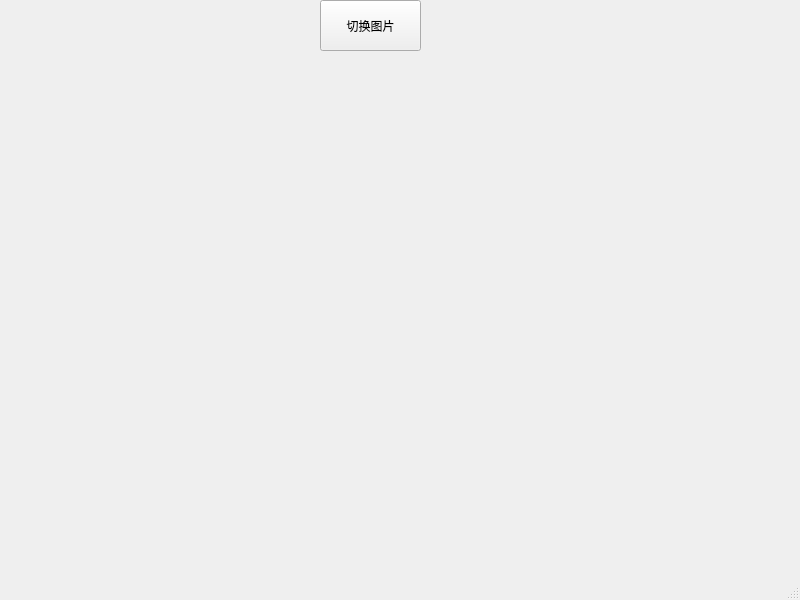
<?xml version="1.0" encoding="UTF-8"?>
<ui version="4.0">
 <class>MainWindow</class>
 <widget class="QMainWindow" name="MainWindow">
  <property name="geometry">
   <rect>
    <x>0</x>
    <y>0</y>
    <width>800</width>
    <height>600</height>
   </rect>
  </property>
  <property name="windowTitle">
   <string>MainWindow</string>
  </property>
  <widget class="QWidget" name="centralwidget">
   <widget class="QPushButton" name="pushButton">
    <property name="geometry">
     <rect>
      <x>320</x>
      <y>0</y>
      <width>101</width>
      <height>51</height>
     </rect>
    </property>
    <property name="text">
     <string>切换图片</string>
    </property>
   </widget>
  </widget>
  <widget class="QMenuBar" name="menubar">
   <property name="geometry">
    <rect>
     <x>0</x>
     <y>0</y>
     <width>800</width>
     <height>18</height>
    </rect>
   </property>
  </widget>
  <widget class="QStatusBar" name="statusbar"/>
 </widget>
 <resources/>
 <connections/>
</ui>
